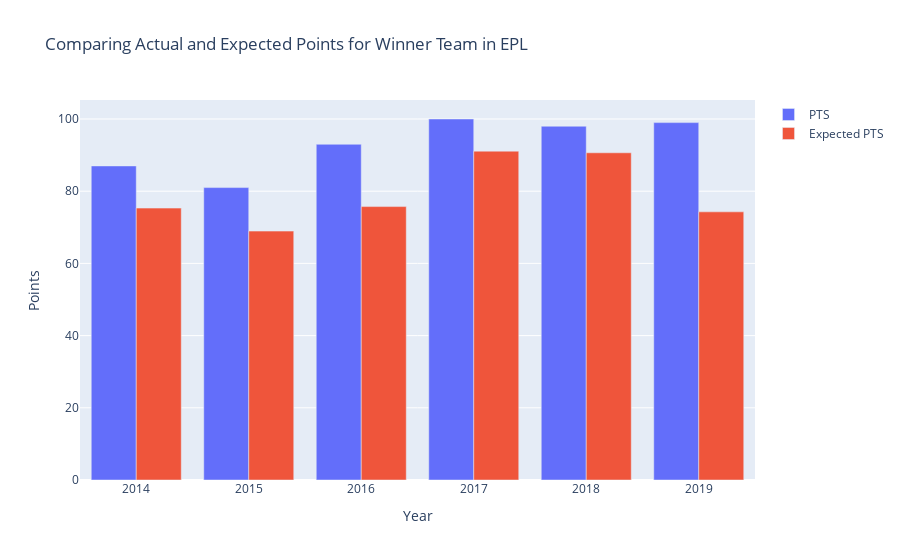

Notebook code cell kept with this figure:
### Code cell
pts = go.Bar(x = years, y = first_place['pts'][first_place['league'] == 'EPL'], name = 'PTS')
xpts = go.Bar(x = years, y = first_place['xpts'][first_place['league'] == 'EPL'], name = 'Expected PTS')

data = [pts, xpts]

layout = go.Layout(
    barmode='group',
    title="Comparing Actual and Expected Points for Winner Team in EPL",
    xaxis={'title': 'Year'},
    yaxis={'title': "Points",
    }
)

fig = go.Figure(data=data, layout=layout)
py.iplot(fig)

### Figure 1 — Plotly figure (JSON) as saved in the notebook; plotly's stock layout.template omitted (floating-point values rounded to 4 significant figures)
{"data": [{"name": "PTS", "type": "bar", "x": [2014, 2015, 2016, 2017, 2018, 2019], "y": [87, 81, 93, 100, 98, 99]}, {"name": "Expected PTS", "type": "bar", "x": [2014, 2015, 2016, 2017, 2018, 2019], "y": [75.32, 68.94, 75.74, 91.09, 90.64, 74.28]}], "layout": {"barmode": "group", "title": {"text": "Comparing Actual and Expected Points for Winner Team in EPL"}, "xaxis": {"title": {"text": "Year"}}, "yaxis": {"title": {"text": "Points"}}}}
